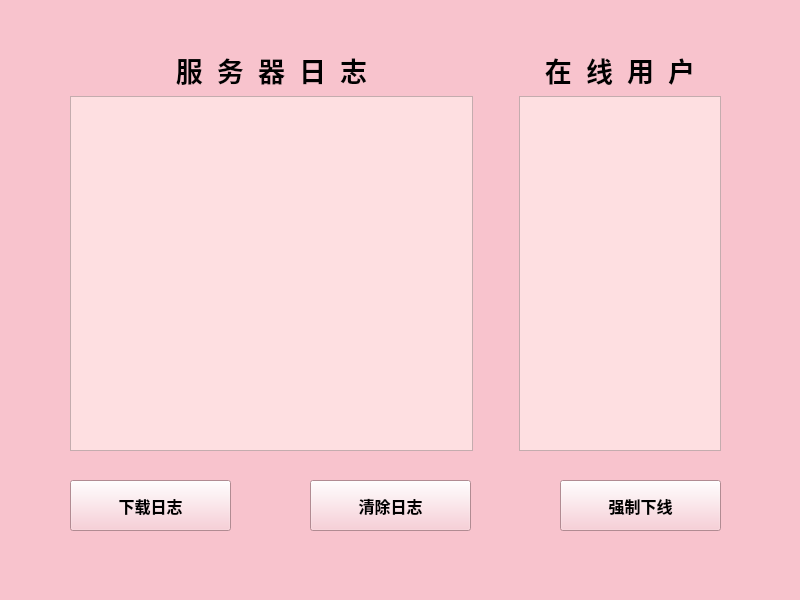
<?xml version="1.0" encoding="UTF-8"?>
<ui version="4.0">
 <class>MyWidget</class>
 <widget class="QWidget" name="MyWidget">
  <property name="geometry">
   <rect>
    <x>0</x>
    <y>0</y>
    <width>800</width>
    <height>600</height>
   </rect>
  </property>
  <property name="windowTitle">
   <string>MyWidget</string>
  </property>
  <property name="autoFillBackground">
   <bool>false</bool>
  </property>
  <property name="styleSheet">
   <string notr="true">background-color:#F8C3CD</string>
  </property>
  <widget class="QWidget" name="gridLayoutWidget">
   <property name="geometry">
    <rect>
     <x>70</x>
     <y>50</y>
     <width>651</width>
     <height>401</height>
    </rect>
   </property>
   <layout class="QGridLayout" name="gridLayout">
    <item row="2" column="0">
     <widget class="QTextBrowser" name="textBrowser">
      <property name="sizePolicy">
       <sizepolicy hsizetype="Minimum" vsizetype="Expanding">
        <horstretch>100</horstretch>
        <verstretch>0</verstretch>
       </sizepolicy>
      </property>
      <property name="minimumSize">
       <size>
        <width>100</width>
        <height>0</height>
       </size>
      </property>
      <property name="sizeIncrement">
       <size>
        <width>100</width>
        <height>0</height>
       </size>
      </property>
      <property name="font">
       <font>
        <family>微软雅黑</family>
        <pointsize>11</pointsize>
       </font>
      </property>
      <property name="styleSheet">
       <string notr="true">background-color:#FEDFE1 </string>
      </property>
     </widget>
    </item>
    <item row="2" column="1">
     <spacer name="horizontalSpacer">
      <property name="orientation">
       <enum>Qt::Horizontal</enum>
      </property>
      <property name="sizeType">
       <enum>QSizePolicy::Fixed</enum>
      </property>
      <property name="sizeHint" stdset="0">
       <size>
        <width>40</width>
        <height>20</height>
       </size>
      </property>
     </spacer>
    </item>
    <item row="1" column="2">
     <widget class="QLabel" name="label_2">
      <property name="font">
       <font>
        <family>微软雅黑</family>
        <pointsize>20</pointsize>
        <weight>75</weight>
        <bold>true</bold>
       </font>
      </property>
      <property name="text">
       <string>在  线  用  户</string>
      </property>
      <property name="alignment">
       <set>Qt::AlignCenter</set>
      </property>
     </widget>
    </item>
    <item row="2" column="2">
     <widget class="QListView" name="listView">
      <property name="sizePolicy">
       <sizepolicy hsizetype="Fixed" vsizetype="Expanding">
        <horstretch>50</horstretch>
        <verstretch>0</verstretch>
       </sizepolicy>
      </property>
      <property name="minimumSize">
       <size>
        <width>50</width>
        <height>0</height>
       </size>
      </property>
      <property name="font">
       <font>
        <pointsize>11</pointsize>
       </font>
      </property>
      <property name="styleSheet">
       <string notr="true">background-color:#FEDFE1 </string>
      </property>
     </widget>
    </item>
    <item row="1" column="0">
     <widget class="QLabel" name="label">
      <property name="font">
       <font>
        <family>微软雅黑</family>
        <pointsize>20</pointsize>
        <weight>75</weight>
        <bold>true</bold>
       </font>
      </property>
      <property name="text">
       <string>服  务  器  日  志</string>
      </property>
      <property name="alignment">
       <set>Qt::AlignCenter</set>
      </property>
     </widget>
    </item>
   </layout>
  </widget>
  <widget class="QPushButton" name="download_log">
   <property name="geometry">
    <rect>
     <x>70</x>
     <y>480</y>
     <width>161</width>
     <height>51</height>
    </rect>
   </property>
   <property name="font">
    <font>
     <family>微软雅黑</family>
     <pointsize>12</pointsize>
     <weight>75</weight>
     <bold>true</bold>
    </font>
   </property>
   <property name="text">
    <string>下载日志</string>
   </property>
  </widget>
  <widget class="QPushButton" name="clear_log">
   <property name="geometry">
    <rect>
     <x>310</x>
     <y>480</y>
     <width>161</width>
     <height>51</height>
    </rect>
   </property>
   <property name="font">
    <font>
     <family>微软雅黑</family>
     <pointsize>12</pointsize>
     <weight>75</weight>
     <bold>true</bold>
    </font>
   </property>
   <property name="text">
    <string>清除日志</string>
   </property>
  </widget>
  <widget class="QPushButton" name="kick_user">
   <property name="geometry">
    <rect>
     <x>560</x>
     <y>480</y>
     <width>161</width>
     <height>51</height>
    </rect>
   </property>
   <property name="font">
    <font>
     <family>微软雅黑</family>
     <pointsize>12</pointsize>
     <weight>75</weight>
     <bold>true</bold>
    </font>
   </property>
   <property name="text">
    <string>强制下线</string>
   </property>
  </widget>
 </widget>
 <resources/>
 <connections/>
</ui>
